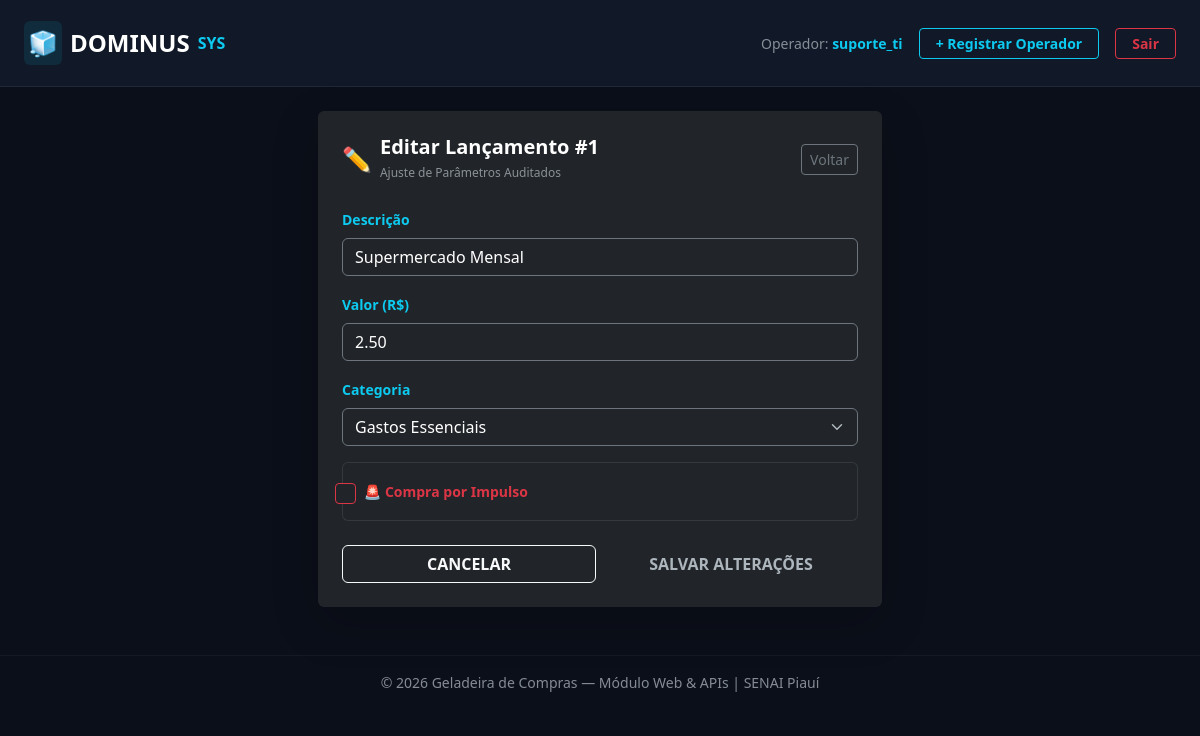
The page /editar/1/ (signed in) on the database its author committed.
### main/models.py (models this page shows, shortened)
class RegistroGasto(models.Model):
    CATEGORIA_CHOICES = [
        ('essenciais', 'Gastos Essenciais'),
        ('lazer', 'Lazer'),
        ('eletronicos', 'Eletrônicos'),
        ('vestuario', 'Vestuário'),
        ('outros', 'Outros'),
    ]
    ESTADO_CHOICES = [
        ('PLANEJADO', 'Planejado / Efetivado'),
        ('CONGELADO', 'Na Geladeira (Reflexão)'),
        ('DESISTIDO', 'Compra Abortada (Economizado)'),
    ]
    descricao = models.CharField(max_length=100)
    valor = models.DecimalField(max_digits=10, decimal_places=2)
    categoria = models.CharField(max_length=20, choices=CATEGORIA_CHOICES, default='outros')
    impulso = models.BooleanField(default=False)
    estado = models.CharField(max_length=20, choices=ESTADO_CHOICES, default='PLANEJADO')
    data_criacao = models.DateTimeField(auto_now_add=True)
    dias_reflexao = models.IntegerField(default=3) # Período padrão de resfriamento

### main/views.py (the view)
# urls.py: path('editar/<int:id>/', editar_gasto_view, name='editar_gasto'),
def editar_gasto_view(request, id):
    gasto = get_object_or_404(RegistroGasto, id=id)
    if request.method == 'POST':
        form = RegistroGastoForm(request.POST, instance=gasto)
        if form.is_valid():
            form.save()
            return redirect('painel')
    else:
        form = RegistroGastoForm(instance=gasto)
    return render(request, 'main/editar_gasto.html', {'form': form, 'gasto': gasto})

### main/forms.py (shortened to what this page needs)
class RegistroGastoForm(forms.ModelForm):
    class Meta:
        model = RegistroGasto
        fields = ['descricao', 'valor', 'categoria', 'impulso']
        widgets = {
            'descricao': forms.TextInput(attrs={
                'class': 'form-control bg-dark text-white border-secondary shadow-none',
                'placeholder': 'Ex: Fone Bluetooth, Supermercado, Lanche...',
                'required': 'required',
            }),
            'valor': forms.NumberInput(attrs={
                'class': 'form-control bg-dark text-white border-secondary shadow-none',
                'placeholder': '0.00',
                'step': '0.01',
                'min': '0.01',
                'required': 'required',
            }),
            'categoria': forms.Select(attrs={
                'class': 'form-select bg-dark text-white border-secondary shadow-none',
                'required': 'required',
            }),
            'impulso': forms.CheckboxInput(attrs={
                'class': 'form-check-input bg-dark border-danger',
                'style': 'cursor: pointer; width: 1.3em; height: 1.3em;',
                'id': 'checkImpulso'
            }),
        }

### main/templates/main/editar_gasto.html (shortened to what this page needs)
{% extends 'main/base.html' %}
{% block content %}
<div class="row justify-content-center">
    <div class="col-lg-6">
        <div class="card bg-dominus-card border-0 shadow-lg">
            <div class="card-body p-4">
                <div class="d-flex align-items-center justify-content-between mb-4">
                    <div class="d-flex align-items-center">
                        <span class="fs-4 me-2 text-warning">✏️</span>
                        <div>
                            <h5 class="card-title text-white fw-bold mb-0">Editar Lançamento #{{ gasto.id }}</h5>
                            <small class="text-muted" style="font-size: 0.75rem;">Ajuste de Parâmetros Auditados</small>
                        </div>
                    </div>
                    <a href="{% url 'painel' %}" class="btn btn-outline-secondary btn-sm">Voltar</a>
                </div>
                <form method="post" action="">
                    <div class="mb-3">
                        <label for="{{ form.descricao.id_for_label }}" class="form-label small fw-bold text-info">Descrição</label>
                        {{ form.descricao }}
                    </div>
                    <div class="mb-3">
                        <label for="{{ form.valor.id_for_label }}" class="form-label small fw-bold text-info">Valor (R$)</label>
                        {{ form.valor }}
                    </div>
                    <div class="mb-3">
                        <label for="{{ form.categoria.id_for_label }}" class="form-label small fw-bold text-info">Categoria</label>
                        {{ form.categoria }}
                    </div>
                    <div class="mb-4 form-check bg-dark p-3 rounded border border-secondary border-opacity-25 d-flex align-items-center">
                        {{ form.impulso }}
                        <label for="{{ form.impulso.id_for_label }}" class="form-check-label ms-2 text-danger fw-bold small cursor-pointer mb-0">
                            🚨 Compra por Impulso
                        </label>
                    </div>
                    <div class="d-flex gap-2">
                        <a href="{% url 'painel' %}" class="btn btn-outline-light w-50 py-2.5 fw-bold">CANCELAR</a>
                        <button type="submit" class="btn btn-neon-primary w-50 py-2.5 fw-bold text-uppercase">SALVAR ALTERAÇÕES</button>
                    </div>
                </form>
            </div>
        </div>
    </div>
</div>
{% endblock %}

### main/templates/main/base.html (shortened to what this page needs)
<!DOCTYPE html>
<html lang="pt-br" data-bs-theme="dark">
<head>
    <link href="https://cdn.jsdelivr.net/npm/bootstrap@5.3.0/dist/css/bootstrap.min.css" rel="stylesheet">
</head>
<body>
    <nav class="navbar navbar-expand-lg navbar-custom py-3 mb-4">
        <div class="container-fluid px-4">
            <a class="navbar-brand d-flex align-items-center gap-2 fw-bold text-white fs-4" href="{% url 'painel' %}">
                <span class="p-1 rounded bg-info bg-opacity-10 text-info">🧊</span>
                <span>DOMINUS</span> <span class="text-info fs-6">SYS</span>
            </a>
            <div class="collapse navbar-collapse justify-content-end" id="navbarContent">
                <div class="d-flex align-items-center gap-3 mt-3 mt-lg-0">
                    {% if user.is_authenticated %}
                        <span class="text-muted small">
                            Operador: <strong class="text-info">{{ user.username }}</strong>
                        </span>
                    {% endif %}
                    <a href="{% url 'registrar_operador' %}" class="btn btn-outline-info btn-sm fw-bold px-3">
                        + Registrar Operador
                    </a>
                    <form action="{% url 'logout' %}" method="post" class="d-inline m-0">
                        <button type="submit" class="btn btn-outline-danger btn-sm fw-bold px-3">
                            Sair
                        </button>
                    </form>
                </div>
            </div>
        </div>
    </nav>
    <main class="px-4 pb-5">
        {% block content %}
        {% endblock %}
    </main>
    <footer class="text-center py-3 text-muted border-top border-secondary border-opacity-10 small mt-auto">
        © 2026 Geladeira de Compras — Módulo Web & APIs | SENAI Piauí
    </footer>
</body>
</html>

### main/templates/main/base.html (style rules this page uses)
body { background-color: #0b0f19; color: #f3f4f6; font-family: 'Segoe UI', system-ui, -apple-system, sans-serif; }
.navbar-custom { background-color: #111827; border-bottom: 1px solid #1f2937; }

### rows shown on the page
RegistroGasto: id "1", descricao "Supermercado Mensal", valor "2.50", categoria "Gastos Essenciais"

### other values the page prints
{{ user.username }} "suporte_ti"
